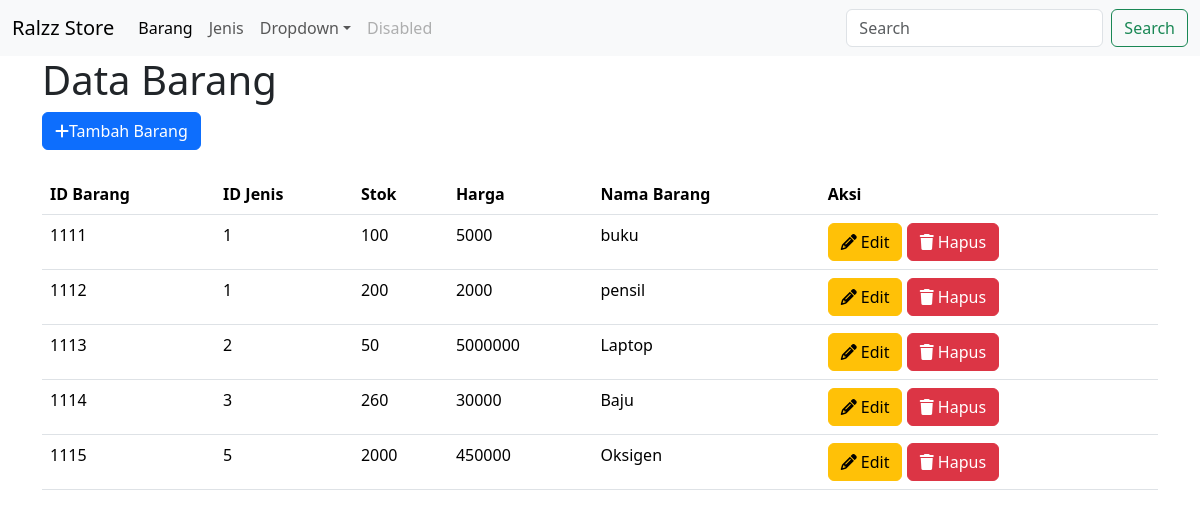
/view/barang/index.php, run on the app's committed database.
### tables this page shows
CREATE TABLE `barang` (
  `id_barang` varchar(10) NOT NULL,
  `id_jenis` varchar(50) DEFAULT NULL,
  `nama_barang` varchar(15) DEFAULT NULL,
  `harga` int DEFAULT NULL,
  `stok` varchar(10) DEFAULT NULL
);

### view/barang/index.php (the view, shortened to what this page needs)
<!DOCTYPE html>
<html lang="en">
<head>
    <link rel="stylesheet" href="https://cdn.jsdelivr.net/npm/bootstrap@5.3.3/dist/css/bootstrap.min.css">
    <link rel="stylesheet" href="https://cdnjs.cloudflare.com/ajax/libs/font-awesome/6.2.0/css/all.min.css">
</head>
<body>
    <nav class="navbar navbar-expand-lg bg-body-tertiary">
        <div class="container-fluid">
            <a class="navbar-brand" href="#">Ralzz Store</a>
            <div class="collapse navbar-collapse" id="navbarSupportedContent">
                <ul class="navbar-nav me-auto mb-2 mb-lg-0">
                    <li class="nav-item">
                        <a class="nav-link active" aria-current="page" href="../barang/index.php">Barang</a>
                    </li>
                    <li class="nav-item">
                        <a class="nav-link" href="../jenis/index.php">Jenis</a>
                    </li>
                    <li class="nav-item dropdown">
                        <a class="nav-link dropdown-toggle" href="#" role="button" data-bs-toggle="dropdown" aria-expanded="false">Dropdown</a>
                    </li>
                    <li class="nav-item">
                        <a class="nav-link disabled" aria-disabled="true">Disabled</a>
                    </li>
                </ul>
                <form class="d-flex" role="search">
                    <input class="form-control me-2" type="search" placeholder="Search" aria-label="Search">
                    <button class="btn btn-outline-success" type="submit">Search</button>
                </form>
            </div>
        </div>
    </nav>
    <div class="container">
        <h1>Data Barang</h1>
        <a class="btn btn-primary" href="view_tambah.php" role="button"><i class="fa-solid fa-plus"></i>Tambah Barang</a>
        <br><br>
        <table class="table">
            <tr>
                <th scope="col">ID Barang</th>
                <th scope="col">ID Jenis</th>
                <th scope="col">Stok</th>
                <th scope="col">Harga</th>
                <th scope="col">Nama Barang</th>
                <th scope="col">Aksi</th>
            </tr>
            <?php
            include '../../Config/Koneksi.php';
            $query = mysqli_query($conn, "SELECT * FROM barang");
            if (mysqli_num_rows($query)) {
                while ($result = mysqli_fetch_assoc($query)) {
            ?>
                    <tr>
                        <td><?php echo $result['id_barang']; ?></td>
                        <td><?php echo $result['id_jenis']; ?></td>
                        <td><?php echo $result['stok']; ?></td>
                        <td><?php echo $result['harga']; ?></td>
                        <td><?php echo $result['nama_barang']; ?></td>
                        <td>
                            <a href="edit_barang.php?id_barang=<?php echo $result['id_barang'] ?>" class="btn btn-warning"><i class="fa-solid fa-pencil"></i> Edit</a>
                            <a href="hapus_barang.php?id_barang=<?php echo $result['id_barang'] ?>" onclick="return confirm('Kamu yakin ga?') " class="btn btn-danger"><i class="fa-solid fa-trash"></i> Hapus</a>
                        </td>
                    </tr>
            <?php
                }
            } else {
                echo "<tr><td colspan='6'>Data Kosong</td></tr>";
            }
            ?>
        </table>
    </div>
</body>
</html>

### data on the page
barang: id_barang "1111", id_jenis "1", stok "100", harga "5000", nama_barang "buku"
barang: id_barang "1112", id_jenis "1", stok "200", harga "2000", nama_barang "pensil"
barang: id_barang "1113", id_jenis "2", stok "50", harga "5000000", nama_barang "Laptop"
barang: id_barang "1114", id_jenis "3", stok "260", harga "30000", nama_barang "Baju"
barang: id_barang "1115", id_jenis "5", stok "2000", harga "450000", nama_barang "Oksigen"
